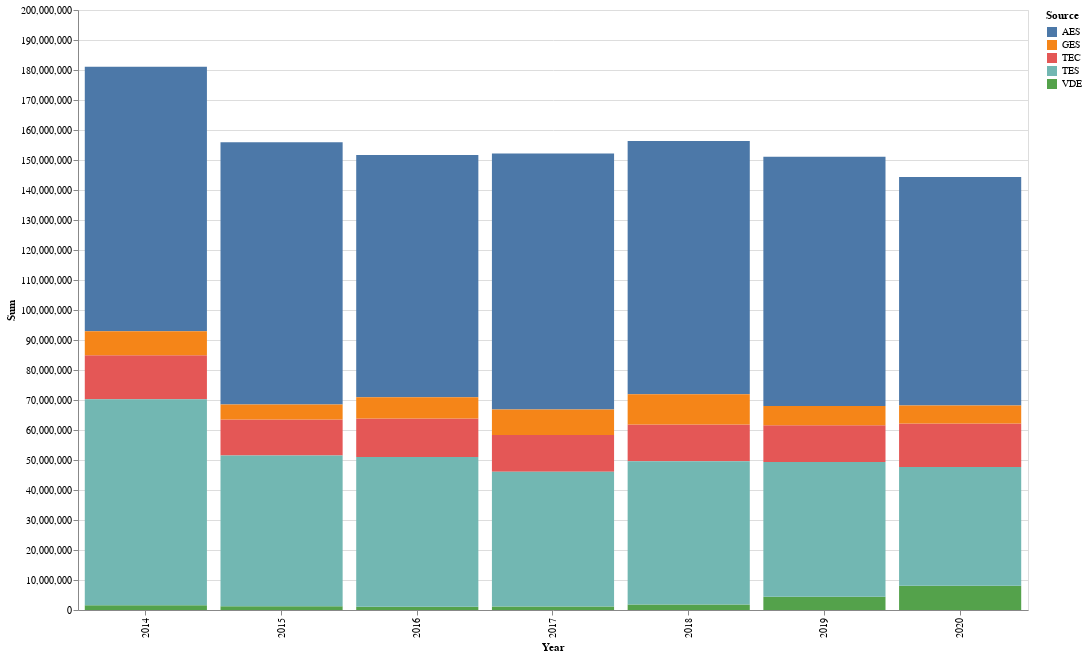

Notebook code for this chart:
### Code cell
alt.Chart(new_df).mark_bar().encode(
    x = alt.X('Year:O'),
    y = alt.Y('Sum:Q',
             axis = alt.Axis(
                tickMinStep = 10,
            
            )),
    
    color = alt.Color('Source:N'),
).properties(width = 950, height = 600)

### Figure 1 — Vega-Lite specification as saved in the notebook (floating-point values rounded to 4 significant figures)
{"config": {"view": {"continuousWidth": 400, "continuousHeight": 300}}, "data": {"name": "data-b2bbbb4006544e8e11d16433ba1ee1de"}, "mark": "bar", "encoding": {"color": {"type": "nominal", "field": "Source"}, "x": {"type": "ordinal", "field": "Year"}, "y": {"type": "quantitative", "axis": {"tickMinStep": 10}, "field": "Sum"}}, "height": 600, "width": 950, "$schema": "https://vega.github.io/schema/vega-lite/v4.8.1.json", "datasets": {"data-b2bbbb4006544e8e11d16433ba1ee1de": [{"Year": 2014, "Source": "AES", "Sum": 88200000.0}, {"Year": 2014, "Source": "TEC", "Sum": 14680000.0}, {"Year": 2014, "Source": "VDE", "Sum": 1606000.0}, {"Year": 2014, "Source": "TES", "Sum": 68610000.0}, {"Year": 2014, "Source": "GES", "Sum": 7991000.0}, {"Year": 2015, "Source": "AES", "Sum": 87410000.0}, {"Year": 2015, "Source": "TEC", "Sum": 12040000.0}, {"Year": 2015, "Source": "VDE", "Sum": 1235000.0}, {"Year": 2015, "Source": "TES", "Sum": 50260000.0}, {"Year": 2015, "Source": "GES", "Sum": 4964000.0}, {"Year": 2016, "Source": "AES", "Sum": 80760000.0}, {"Year": 2016, "Source": "TEC", "Sum": 12840000.0}, {"Year": 2016, "Source": "VDE", "Sum": 1093000.0}, {"Year": 2016, "Source": "TES", "Sum": 49880000.0}, {"Year": 2016, "Source": "GES", "Sum": 7114000.0}, {"Year": 2017, "Source": "AES", "Sum": 85310000.0}, {"Year": 2017, "Source": "TEC", "Sum": 12210000.0}, {"Year": 2017, "Source": "VDE", "Sum": 1177000.0}, {"Year": 2017, "Source": "TES", "Sum": 44950000.0}, {"Year": 2017, "Source": "GES", "Sum": 8532000.0}, {"Year": 2018, "Source": "AES", "Sum": 84350000.0}, {"Year": 2018, "Source": "TEC", "Sum": 12260000.0}, {"Year": 2018, "Source": "VDE", "Sum": 1864000.0}, {"Year": 2018, "Source": "TES", "Sum": 47750000.0}, {"Year": 2018, "Source": "GES", "Sum": 10070000.0}, {"Year": 2019, "Source": "AES", "Sum": 83100000.0}, {"Year": 2019, "Source": "TEC", "Sum": 12250000.0}, {"Year": 2019, "Source": "VDE", "Sum": 4442000.0}, {"Year": 2019, "Source": "TES", "Sum": 44880000.0}, {"Year": 2019, "Source": "GES", "Sum": 6422000.0}, {"Year": 2020, "Source": "AES", "Sum": 76210000.0}, {"Year": 2020, "Source": "TEC", "Sum": 14540000.0}, {"Year": 2020, "Source": "VDE", "Sum": 8125000.0}, {"Year": 2020, "Source": "TES", "Sum": 39500000.0}, {"Year": 2020, "Source": "GES", "Sum": 5999000.0}]}}
